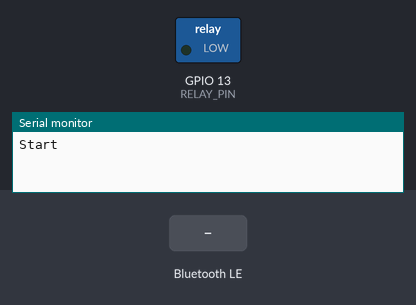
Simulated run of this sketch. Board: ESP32. Parts: switched loads named in the sketch (green lamp = pin HIGH), the last lines printed to the serial monitor. The test bench sets the inputs (shaded band). Nothing arrives over Bluetooth unless stated; a phone connects over Bluetooth LE 3 s after start.

Above: at 2.2 s.
2.3 s: Bluetooth LE write "off" received
At 2.9 s:
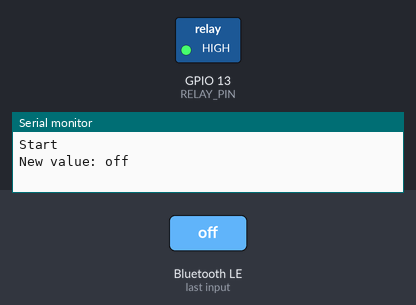
3.8 s: Bluetooth LE write "on" received
At 4.1 s:
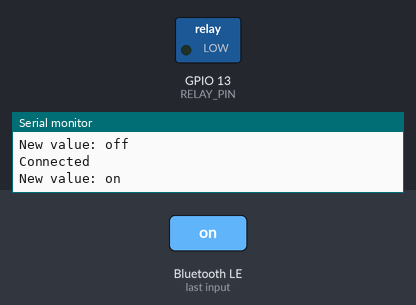
Timing chart, 0 to 6.8 s (numbered marks = the images above; inputs shaded):
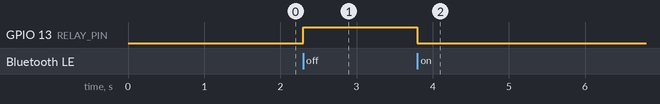

Measured:
- after the input at 2.3 s, GPIO 13 (RELAY_PIN): LOW → HIGH at once
- after the input at 3.8 s, GPIO 13 (RELAY_PIN): HIGH → LOW at once

The sketch:

external_control_esp32.ino
```cpp
#include "ble_server.h"


#define RELAY_PIN 13

void controlRelay(bool status){
  digitalWrite(RELAY_PIN, !status);
}

void setup() {
  Serial.begin(115200);
  Serial.println("Start");

  pinMode(RELAY_PIN, OUTPUT);

  configBLE();

}

void loop() {

}
```

ble_server.h
```cpp
#include <BLEDevice.h>  // Required Library
#include <BLEServer.h>  // Required Library

// Define service and all characteristic uuid
#define SERVICE_UUID "4fafc201-1fb5-459e-8fcc-c5c9c331914b"
#define CHAR_UUID "4a37b01d-364e-44d9-9335-770e2025b29f"

#define TAG "ext:"

#define UNIT "unit:"
#define INFO "info:ext"

BLEServer* pServer = NULL;  // BLEServer object creation

// All charateristic object creation
BLECharacteristic* characteristic = NULL;

bool deviceConnected = false;
bool devicePaired = false;

String receivedData;

void controlRelay(bool status);

// Callback function for checking the BLE is connected to anything or not
class MyServerCallbacks : public BLEServerCallbacks {
  void onConnect(BLEServer* pServer) {
    deviceConnected = true;
    Serial.println("Connected");
  };

  void onDisconnect(BLEServer* pServer) {
    deviceConnected = false;
    devicePaired = false;
    pServer->startAdvertising();
  }
};

// Function for sending data on desired characteristic
void send_data(String data2) {
  String data = TAG + data2;
  characteristic->setValue(data.c_str());  // sending from esp32
  characteristic->notify();                // Notify the client for receiving data
}

// Callback function for receiving data from client and process it
class MyCallbacks : public BLECharacteristicCallbacks {
  void onWrite(BLECharacteristic* pCharacteristic) {
    String value = pCharacteristic->getValue();
    receivedData = "";
    if (value.length() > 0) {
      for (int i = 0; i < value.length(); i++) {
        receivedData += value[i];
      }
      Serial.print("New value: ");
      Serial.println(receivedData);
      if (receivedData == "on") {
      //  Serial.println("On received.");
        controlRelay(true);
      }
      else if(receivedData == "off"){
        //Serial.println("Off received.");
        controlRelay(false);
      }
      else if (receivedData == "pair") {
        send_data("pair");
        devicePaired = true;
      }
      else if (receivedData == "unit") {
        send_data((String)UNIT);
      }
      else if (receivedData == "info") {
        send_data((String)INFO);
      }
    }
  }
};

// Function for creating a service and multiple characteristics and configure BLE in esp32
void configBLE() {
  BLEDevice::init("External Control");                   // BLE Initialization
  pServer = BLEDevice::createServer();             // Create a BLE Server
  pServer->setCallbacks(new MyServerCallbacks());  // Set the callback function for checking the device is connected or not

  BLEService* pService = pServer->createService(SERVICE_UUID);  // Create a service on the server

  // Create characteristic for EC value
  characteristic = pService->createCharacteristic(
    CHAR_UUID, BLECharacteristic::PROPERTY_READ
                 | BLECharacteristic::PROPERTY_WRITE | BLECharacteristic::PROPERTY_NOTIFY);

  characteristic->setCallbacks(new MyCallbacks());

  pService->start();  // Start the server

  // Start advertisment
  pServer->getAdvertising()->addServiceUUID(pService->getUUID());
  pServer->getAdvertising()->start();

  delay(1000);
}
```
